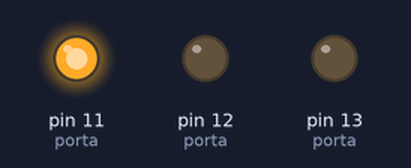
Simulated run of this sketch. Board: Arduino Uno, built with avr-gcc and run on an emulated ATmega328P. Parts: output pins drawn as LEDs (lit = HIGH).

Above: at 0.2 s.
At 0.7 s:
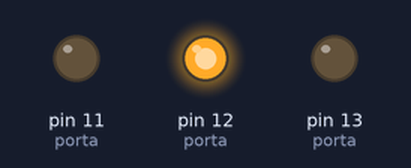
At 3.9 s:
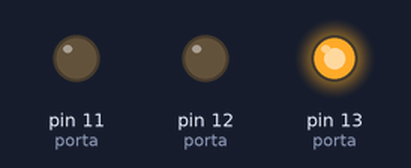
Timing chart, 0 to 6.2 s (numbered marks = the images above):
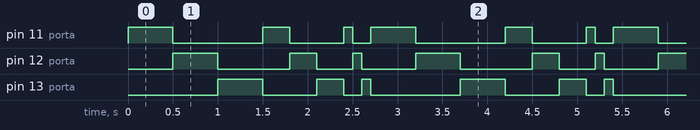

The sketch:

luzes_4.ino
```cpp
// Da série "Luzes" que criei para aprender e ensinar funções e programação basicas do arduino: 4 de 6

int g=13;
int y=12;
int r=11;


int porta[]={
r, 500,
y, 500,
g, 500,
r, 300,
y, 300,
g, 300,
r, 100,
y, 100,
g, 100,
r, 5000,
y, 5000,
g, 5000};


void setup() {
  pinMode(13, OUTPUT);
  pinMode(12, OUTPUT);
  pinMode(11, OUTPUT);


}

void loop() {
  for(int i=0; i<18; i=i+2){
    digitalWrite(porta[i], HIGH);
    delay(porta[i+1]);
    digitalWrite(porta[i], LOW);
  }


}
```

Measured:
- by itself, pin 11 (porta): repeats every 2.7 s: LOW 1.0 s, HIGH 0.30 s, LOW 0.60 s, HIGH 0.10 s, LOW 0.20 s, HIGH 0.50 s
- by itself, pin 12 (porta): repeats every 2.7 s: LOW 0.80 s, HIGH 0.30 s, LOW 0.40 s, HIGH 0.10 s, LOW 0.60 s, HIGH 0.50 s
- by itself, pin 13 (porta): repeats every 2.7 s: LOW 0.60 s, HIGH 0.30 s, LOW 0.20 s, HIGH 0.10 s, LOW 1.0 s, HIGH 0.50 s
